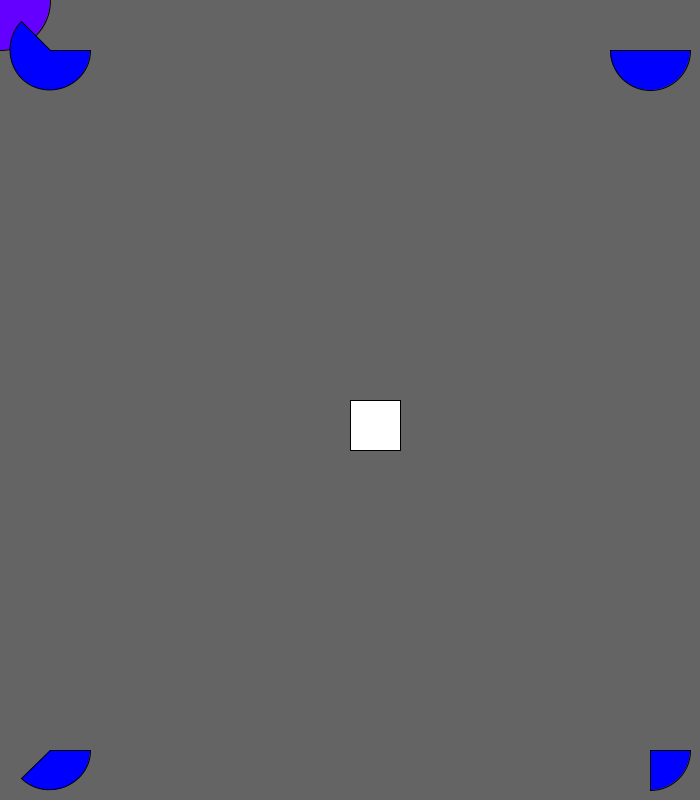
Frame 1 (no input)
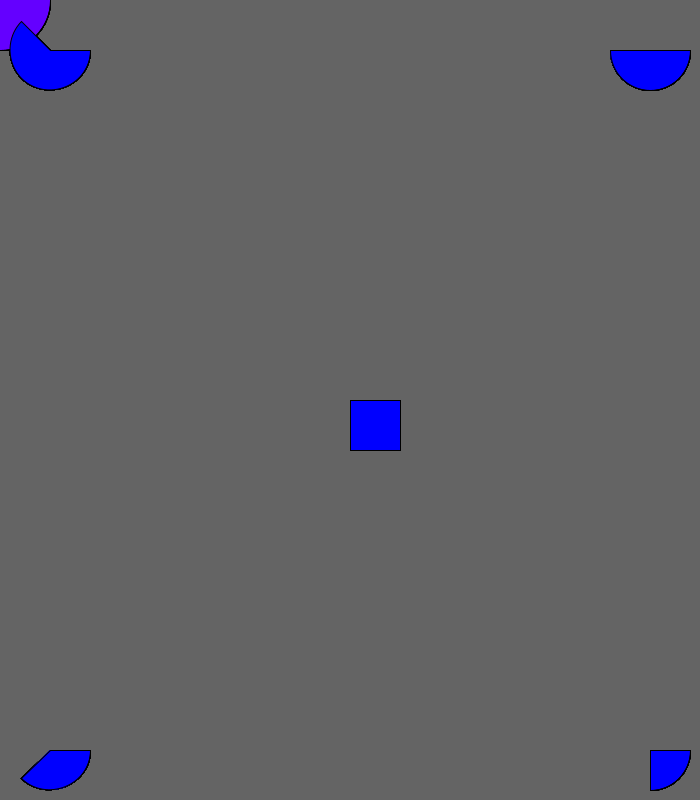
Frame 60 (the mouse pressed at the canvas centre just before this capture)
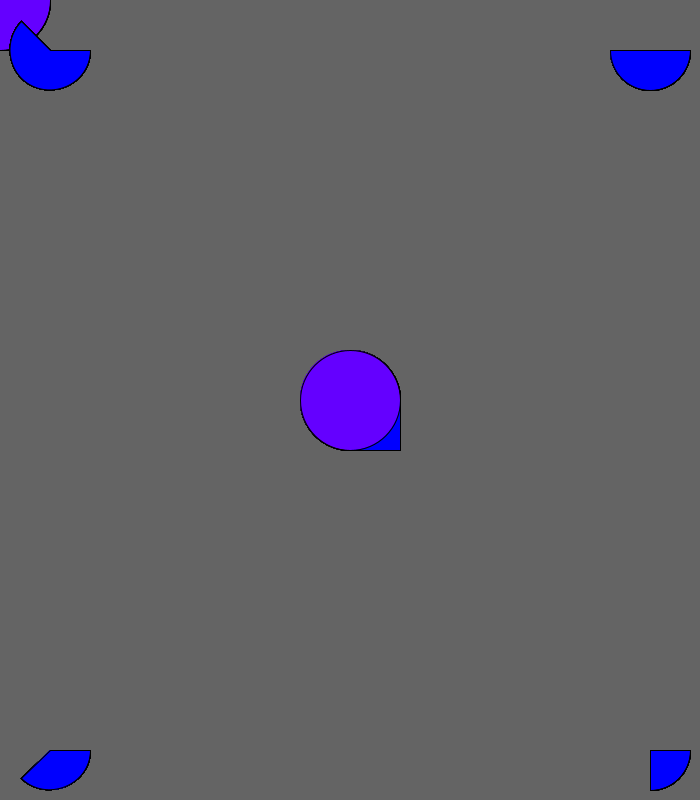
Frame 120 (the mouse held since frame 60 and released just before this capture)

The Processing sketch that drew these frames (run headless with seeded random() and noise(); from frame 60 on, the mouse is pressed at the canvas centre):

// Processing sketch: VoidFunctions
// ── VoidFunctions.pde
void setup() {
size(700,800);  //set canvas size
background(100);   //set cavas color to grey
}

void draw() {
  drawBlueSquare(); //set functions
  drawCircleatMouse(100,0,255,300);
  drawArc();
}

void drawBlueSquare(){
  rect(width/2,height/2,50,50);  //rectangle dimensions an position
}

void drawCircleatMouse(float red, float green, float blue, float d) {
  fill(red,green,blue);  //use floats, and purple color on ellipses
  ellipse(mouseX,mouseY,100,100);
  fill(0,0,255);  //fill color blue on square
}

void drawArc() {
  arc(50, 50, 80, 80, 0, PI+QUARTER_PI, PIE); //are dimensions and angles around 4 corners of canvas
  arc(650,50,80, 80, 0, PI, PIE);
  arc(50,750, 80, 80, 0,PI-QUARTER_PI, PIE);
  arc(650,750, 80, 80, 0,PI-HALF_PI, PIE);
}
